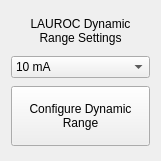
     <widget class="QWidget" name="gridLayoutWidget_80">
      <property name="geometry">
       <rect>
        <x>640</x>
        <y>290</y>
        <width>161</width>
        <height>161</height>
       </rect>
      </property>
      <layout class="QGridLayout" name="gridLayout_56">
       <item row="1" column="0">
        <widget class="QComboBox" name="controlLAUROCDynamicRangeBox">
         <property name="currentIndex">
          <number>2</number>
         </property>
         <item>
          <property name="text">
           <string>2 mA</string>
          </property>
         </item>
         <item>
          <property name="text">
           <string>5 mA</string>
          </property>
         </item>
         <item>
          <property name="text">
           <string>10 mA</string>
          </property>
         </item>
        </widget>
       </item>
       <item row="0" column="0">
        <widget class="QLabel" name="controlDefaultLAUROCValues">
         <property name="maximumSize">
          <size>
           <width>160</width>
           <height>35</height>
          </size>
         </property>
         <property name="text">
          <string>LAUROC Dynamic
Range Settings</string>
         </property>
         <property name="alignment">
          <set>Qt::AlignCenter</set>
         </property>
        </widget>
       </item>
       <item row="2" column="0">
        <widget class="QPushButton" name="configureDynamicRangeButton">
         <property name="maximumSize">
          <size>
           <width>200</width>
           <height>60</height>
          </size>
         </property>
         <property name="text">
          <string>Configure Dynamic
Range</string>
         </property>
        </widget>
       </item>
      </layout>
     </widget>
